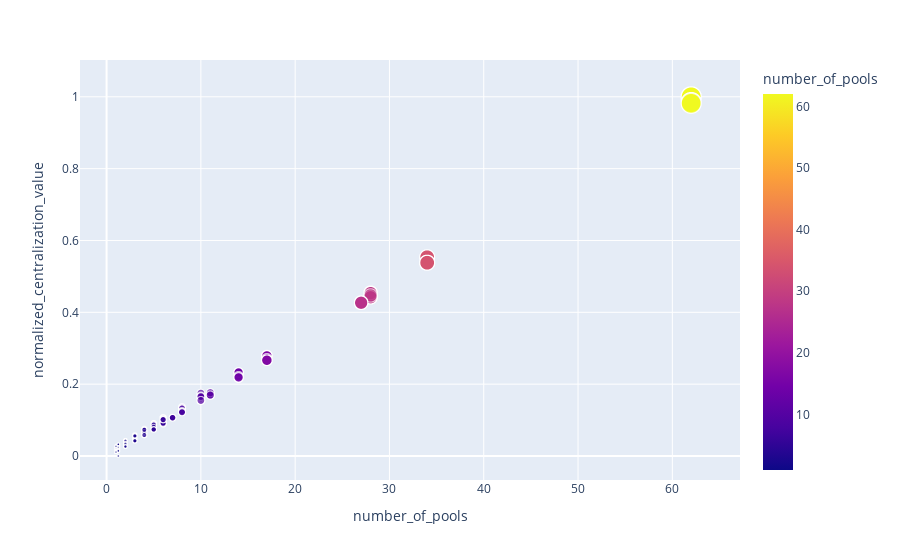

The code cell stored with this chart in its notebook:
### Code cell
fig = px.scatter(df_copy, x='number_of_pools', y='normalized_centralization_value', color='number_of_pools', size='number_of_pools', hover_data=['ticker','pool_id', 'pledge_ratio', 'live_delegators', 'live_saturation'])
fig.show()

### Figure 1 — Plotly figure (JSON) as saved in the notebook; plotly's stock layout.template omitted (floating-point values rounded to 4 significant figures; data arrays with more than 128 entries replaced by an {"elided": "..."} marker saying what was removed)
{"data": [{"customdata": {"elided": "3039x5 mixed values"}, "hovertemplate": "number_of_pools=%{marker.color}<br>normalized_centralization_value=%{y}<br>ticker=%{customdata[0]}<br>pool_id=%{customdata[1]}<br>pledge_ratio=%{customdata[2]}<br>live_delegators=%{customdata[3]}<br>live_saturation=%{customdata[4]}<extra></extra>", "legendgroup": "", "marker": {"color": {"elided": "3039 float values"}, "coloraxis": "coloraxis", "size": {"elided": "3039 float values"}, "sizemode": "area", "sizeref": 0.155, "symbol": "circle"}, "mode": "markers", "name": "", "showlegend": false, "type": "scattergl", "x": {"elided": "3039 float values"}, "xaxis": "x", "y": {"elided": "3039 float values"}, "yaxis": "y"}], "layout": {"coloraxis": {"colorbar": {"title": {"text": "number_of_pools"}}, "colorscale": [[0, "#0d0887"], [0.1111, "#46039f"], [0.2222, "#7201a8"], [0.3333, "#9c179e"], [0.4444, "#bd3786"], [0.5556, "#d8576b"], [0.6667, "#ed7953"], [0.7778, "#fb9f3a"], [0.8889, "#fdca26"], [1, "#f0f921"]]}, "legend": {"itemsizing": "constant", "tracegroupgap": 0}, "margin": {"t": 60}, "xaxis": {"anchor": "y", "domain": [0, 1], "title": {"text": "number_of_pools"}}, "yaxis": {"anchor": "x", "domain": [0, 1], "title": {"text": "normalized_centralization_value"}}}}
